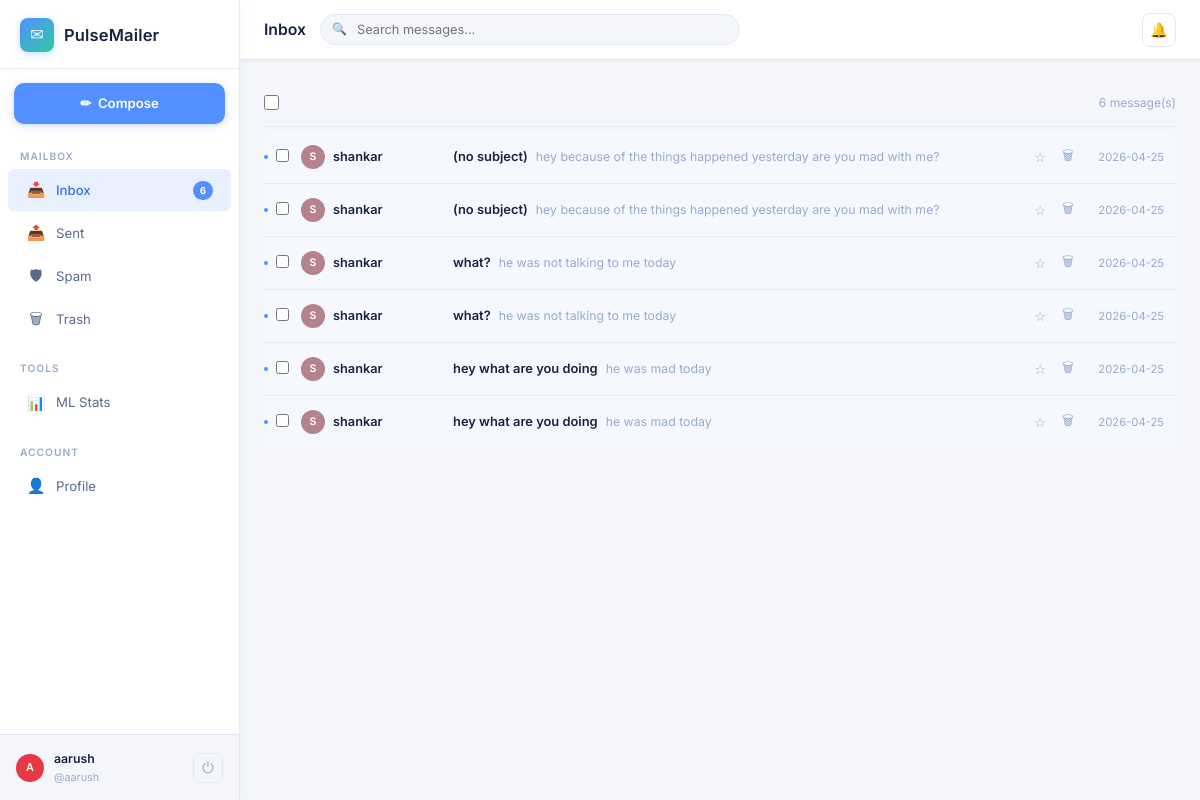
/inbox (signed in), run on the app's committed database.
### tables this page shows
CREATE TABLE messages (
    id                  INTEGER PRIMARY KEY AUTOINCREMENT,
    thread_id           INTEGER,
    sender_id           INTEGER NOT NULL REFERENCES users(id) ON DELETE CASCADE,
    recipient_id        INTEGER NOT NULL REFERENCES users(id) ON DELETE CASCADE,
    subject             TEXT    NOT NULL DEFAULT '(no subject)',
    body                TEXT    NOT NULL DEFAULT '',
    folder              TEXT    NOT NULL DEFAULT 'inbox',
    is_read             INTEGER NOT NULL DEFAULT 0,
    is_starred          INTEGER NOT NULL DEFAULT 0,
    attachment          TEXT,
    sent_at             DATETIME DEFAULT CURRENT_TIMESTAMP,
    deleted_at          DATETIME,
    -- ── ML moderation columns (new) ──────────────────────────────────────────
    spam_flag           INTEGER NOT NULL DEFAULT 0,
    spam_probability    REAL    NOT NULL DEFAULT 0.0,
    ham_probability     REAL    NOT NULL DEFAULT 0.0,
    spam_confidence     REAL    NOT NULL DEFAULT 0.0,
    vulgar_probability  REAL    NOT NULL DEFAULT 0.0,
    is_vulgar           INTEGER NOT NULL DEFAULT 0,
    is_blocked          INTEGER NOT NULL DEFAULT 0,
    moderation_reason   TEXT
);

CREATE TABLE users (
    id            INTEGER PRIMARY KEY AUTOINCREMENT,
    username      TEXT    NOT NULL UNIQUE COLLATE NOCASE,
    email         TEXT    NOT NULL UNIQUE COLLATE NOCASE,
    password_hash TEXT    NOT NULL,
    display_name  TEXT,
    avatar_color  TEXT    DEFAULT '#6c63ff',
    created_at    DATETIME DEFAULT CURRENT_TIMESTAMP,
    last_login    DATETIME
);

### routes/mail.py (the view)
@mail_bp.route("/inbox")
@login_required
def inbox():
    return _render_folder("inbox", session["user_id"])

### database.py (called while the page is built)
def get_db():
    if "db" not in g:
        db_path = current_app.config["DATABASE_URI"].replace("sqlite:///", "")
        g.db = sqlite3.connect(db_path, detect_types=sqlite3.PARSE_DECLTYPES)
        g.db.row_factory = sqlite3.Row          # access columns by name
        g.db.execute("PRAGMA foreign_keys = ON") # enforce FK constraints
    return g.db

### routes/mail.py (called while the page is built)
def login_required(f):
    @wraps(f)
    def decorated(*args, **kwargs):
        if "user_id" not in session:
            flash("Please log in to continue.", "info")
            return redirect(url_for("auth.login"))
        return f(*args, **kwargs)
    return decorated

def _folder_counts(user_id):
    db = get_db()
    rows = db.execute(
        """SELECT folder, COUNT(*) as cnt
           FROM messages
           WHERE recipient_id=? AND is_read=0 AND deleted_at IS NULL
             AND folder IN ('inbox','spam')
           GROUP BY folder""",
        (user_id,)
    ).fetchall()
    counts = {"inbox": 0, "sent": 0, "spam": 0, "trash": 0}
    for r in rows:
        counts[r["folder"]] = r["cnt"]
    return counts

### templates/mailbox.html (shortened to what this page needs)
{% extends "base.html" %}
{% set folder_labels = {'inbox': 'Inbox', 'sent': 'Sent', 'spam': 'Spam', 'trash': 'Trash'} %}
{% set active_folder = folder %}
{% block topbar_title %}{{ folder_labels[folder] }}{% endblock %}
{% block content %}
<form method="POST" action="{{ url_for('mail.bulk_action') }}" id="bulkForm">
  <div class="toolbar">
    <div class="toolbar-left">
      <input type="checkbox" id="selectAll" title="Select all" style="width:15px;height:15px;accent-color:var(--accent)">
    </div>
    <div class="toolbar-right">
      <span class="count-info">
        {% if q %}
          {{ total }} result(s) for "<em>{{ q }}</em>"
          &nbsp;<a href="{{ url_for('mail.' + folder) }}" class="text-muted" style="font-size:.8rem">✕ clear</a>
        {% else %}
          {{ total }} message(s)
        {% endif %}
      </span>
    </div>
  </div>
  {% if messages %}
    <div class="message-list">
      {% for msg in messages %}
        {% set is_sender = (msg.sender_id == session.user_id) %}
        {% set other_person = msg.recipient_display or msg.recipient_username if is_sender else msg.sender_display or msg.sender_username %}
        {% set other_color  = '#6c63ff' if is_sender else (msg.sender_color or '#6c63ff') %}
        <div class="message-row {% if not msg.is_read and not is_sender %}unread{% endif %} {% if msg.is_starred %}starred{% endif %}"
             style="position:relative"
             onclick="location.href='{{ url_for('mail.view_message', msg_id=msg.id) }}'">
          {% if not msg.is_read and not is_sender %}
            <span class="unread-dot"></span>
          {% endif %}
          <div class="msg-checkbox" onclick="event.stopPropagation()">
            <input type="checkbox" name="msg_ids" value="{{ msg.id }}"
                   class="msg-check" id="chk{{ msg.id }}" />
          </div>
          <div class="msg-from">
            <div class="d-flex align-center gap-8">
              <div class="avatar-sm" style="background:{{ other_color }};width:24px;height:24px;font-size:.7rem">
                {{ other_person[0].upper() if other_person else '?' }}
              </div>
              {{ other_person or '(unknown)' }}
            </div>
          </div>
          <div class="msg-preview">
            <span class="msg-subject">
              {{ msg.subject }}
            </span>
            <span class="msg-snippet">{{ (msg.body or '')[:80] }}</span>
          </div>
          <div class="msg-icons" onclick="event.stopPropagation()">
            <form method="POST" action="{{ url_for('mail.toggle_star', msg_id=msg.id) }}" style="display:inline">
              <button class="star-btn" type="submit" title="{{ 'Unstar' if msg.is_starred else 'Star' }}">
                {{ '⭐' if msg.is_starred else '☆' }}
              </button>
            </form>
            <form method="POST" action="{{ url_for('mail.delete_message', msg_id=msg.id) }}" style="display:inline">
              <button class="icon-btn" type="submit" title="{{ 'Delete permanently' if folder == 'trash' else 'Move to trash' }}"
                      {% if folder == 'trash' %}onclick="return confirm('Permanently delete this message?')"{% endif %}>
                🗑
              </button>
            </form>
          </div>
          <div class="msg-time">
            {{ msg.sent_at[:10] if msg.sent_at else '' }}
          </div>
        </div>
      {% endfor %}
    </div>
  {% endif %}
</form>
{% endblock %}

### static/css/style.css (style rules this page uses)
:root { --bg-base: #f4f6fb; --bg-surface: #ffffff; --bg-elevated: #f0f3fa; --bg-hover: #eef1f8; --border-color: #e2e8f4; --border-accent: rgba(82,143,255,.3); --text-primary: #1a2340; --text-secondary: #5a6a8a; --text-muted: #9aaacb; --accent: #528fff; --accent-light: #e8f0ff; --accent-dark: #3a72e8; --teal: #2ecba1; --teal-light: #e6faf5; --danger: #ef4444; --danger-light: #fee8e8; --warning: #f59e0b; --warning-light: #fef3c7; --success: #22c55e; --success-light: #dcfce7; --radius: 10px; --radius-sm: 6px; --shadow: 0 2px 12px rgba(80,100,160,.08); --shadow-md: 0 4px 20px rgba(80,100,160,.12); --sidebar-width: 240px; --topbar-height: 60px; --surface: #ffffff; --font-body: 'Inter', system-ui, sans-serif; --transition: all .16s ease; }
*, *::before, *::after { box-sizing: border-box; margin: 0; padding: 0; }
html { font-size: 15px; }
body { font-family: var(--font-body); background: var(--bg-base); color: var(--text-primary); min-height: 100vh; line-height: 1.6; -webkit-font-smoothing: antialiased; }
input, textarea, select, button { font-family: inherit; }
.toolbar { display: flex; align-items: center; gap: 12px; padding: 10px 0 12px; border-bottom: 1px solid var(--border-color); margin-bottom: 4px; }
.toolbar-left { display: flex; align-items: center; gap: 10px; }
.toolbar-right { margin-left: auto; }
.count-info { font-size: .8rem; color: var(--text-muted); }
.message-list { display: flex; flex-direction: column; }
.message-row { display: flex; align-items: center; gap: 12px; padding: 11px 12px; border-bottom: 1px solid var(--border-color); cursor: pointer; transition: var(--transition); position: relative; border-radius: 0; background: var(--bg-surface); }
.message-row:first-child { border-radius: var(--radius) var(--radius) 0 0; }
.message-row:last-child { border-bottom: none; border-radius: 0 0 var(--radius) var(--radius); }
.message-row.unread { background: #f5f8ff; }
.unread-dot { position: absolute; left: 0; top: 50%; transform: translateY(-50%); width: 4px; height: 4px; border-radius: 50%; background: var(--accent); }
.msg-checkbox { flex-shrink: 0; }
.msg-checkbox input { accent-color: var(--accent); }
.msg-from { min-width: 140px; max-width: 160px; font-size: .85rem; font-weight: 500; color: var(--text-primary); white-space: nowrap; overflow: hidden; text-overflow: ellipsis; }
.unread .msg-from { font-weight: 600; }
.msg-preview { flex: 1; min-width: 0; display: flex; align-items: center; gap: 8px; overflow: hidden; }
.msg-subject { font-size: .86rem; font-weight: 500; color: var(--text-primary); white-space: nowrap; overflow: hidden; text-overflow: ellipsis; max-width: 280px; flex-shrink: 0; }
.unread .msg-subject { font-weight: 600; }
.msg-snippet { font-size: .82rem; color: var(--text-muted); white-space: nowrap; overflow: hidden; text-overflow: ellipsis; }
.msg-icons { display: flex; align-items: center; gap: 4px; flex-shrink: 0; }
.star-btn, .icon-btn { background: none; border: none; cursor: pointer; padding: 4px 6px; border-radius: 4px; font-size: .88rem; color: var(--text-muted); transition: var(--transition); }
.msg-time { font-size: .75rem; color: var(--text-muted); white-space: nowrap; flex-shrink: 0; min-width: 72px; text-align: right; }
.avatar-sm { width: 28px; height: 28px; border-radius: 50%; display: flex; align-items: center; justify-content: center; color: #fff; font-size: .72rem; font-weight: 600; flex-shrink: 0; }
.d-flex { display: flex; }
.align-center { align-items: center; }
.gap-8 { gap: 8px; }

### data on the page
messages: is_read 0 (drawn), subject "(no subject)", body "hey because of the things happened yesterday are you mad with me?", is_starred "☆", sent_at "2026-04-25"
users: display_name "S", display_name "shankar"
messages: is_read 0 (drawn), subject "(no subject)", body "hey because of the things happened yesterday are you mad with me?", is_starred "☆", sent_at "2026-04-25"
messages: is_read 0 (drawn), subject "what?", body "he was not talking to me today", is_starred "☆", sent_at "2026-04-25"
messages: is_read 0 (drawn), subject "what?", body "he was not talking to me today", is_starred "☆", sent_at "2026-04-25"
messages: is_read 0 (drawn), subject "hey what are you doing", body "he was mad today", is_starred "☆", sent_at "2026-04-25"
messages: is_read 0 (drawn), subject "hey what are you doing", body "he was mad today", is_starred "☆", sent_at "2026-04-25"

### other printed values
{{ folder_counts.inbox }} "6"
{{ session.get('display_name') or session.get('username') }} "aarush"
{{ session.get('username') }} "aarush"
{{ folder_labels[folder] }} "Inbox"
{{ total }} "6"
